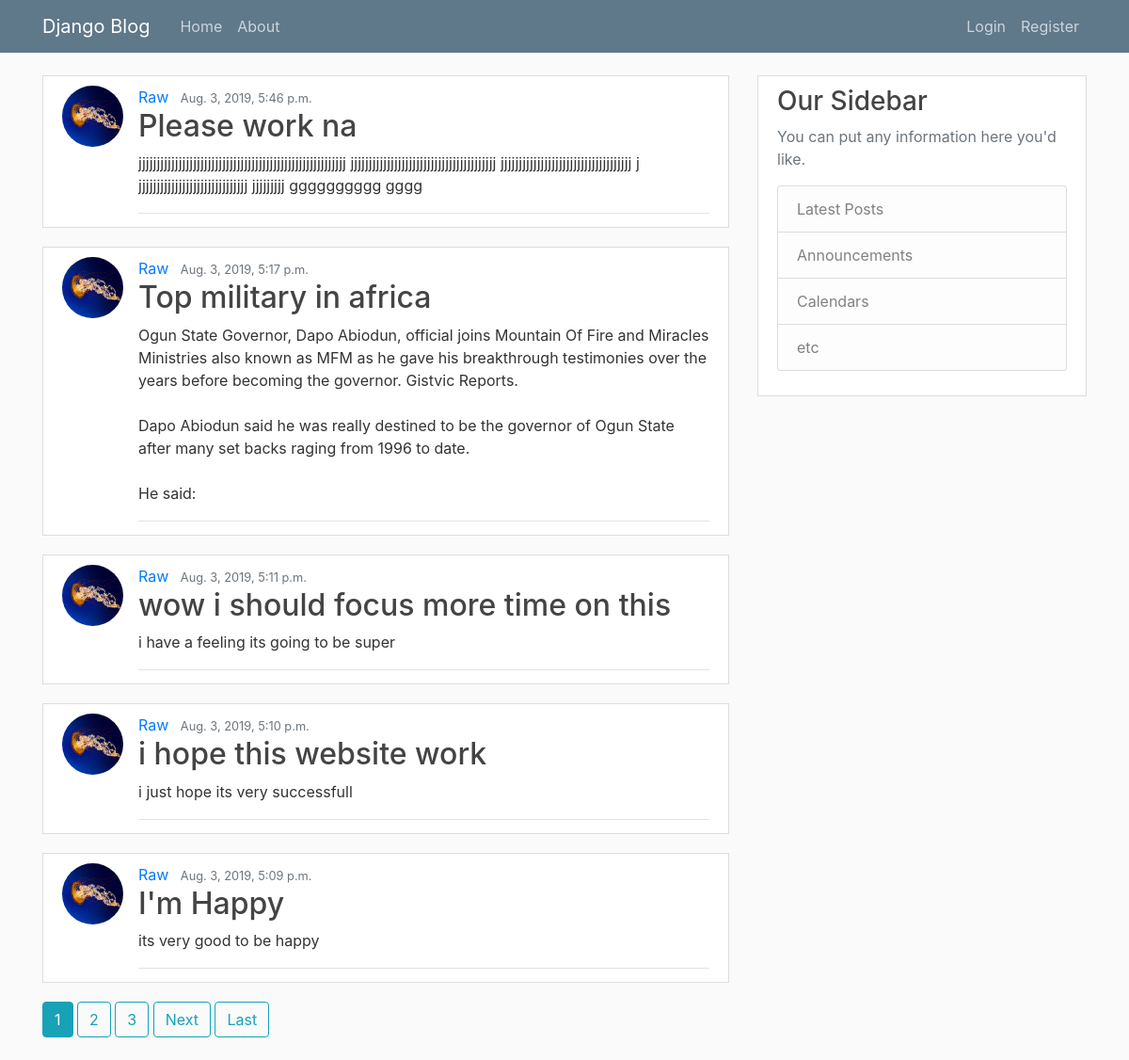
The page / on the database its author committed.
### blog/models.py (models this page shows, shortened)
@python_2_unicode_compatible
class Post(models.Model, HitCountMixin):
    tittle = models.CharField(max_length=100)
    content = models.TextField()
    date_posted = models.DateTimeField(default=timezone.now)
    author = models.ForeignKey(User, on_delete=models.CASCADE)
    hit_count_generic = GenericRelation(
        HitCount, object_id_field='object_pk',
        related_query_name='hit_count_generic_relation')

### users/models.py (models this page shows, shortened)
class Profile(models.Model):
	user = models.OneToOneField(User, on_delete=models.CASCADE)
	image = models.ImageField(default='default.jpg', upload_to='profile_pics')

### blog/views.py (the view)
# urls.py: path('', PostListView.as_view(), name='blog-home'),
class PostListView(ListView):
    model = Post
    template_name = 'blog/home.html'  # <app>/<model>_<viewtype>.html
    context_object_name = 'posts'
    ordering = ['-date_posted']
    paginate_by = 5

### blog/templates/blog/home.html (shortened to what this page needs)
{% extends "blog/base.html" %}
{% block content %}
	{% for post in posts %}
	<article class="media content-section">
    <img class="rounded-circle article-img" src="{{ post.author.profile.image.url }}">
  <div class="media-body">
    <div class="article-metadata">
      <a class="mr-2" href="{% url 'user-posts' post.author.username %}">{{ post.author }}</a>
      <small class="text-muted">{{ post.date_posted }}</small>
    <h2><a class="article-title" href="{% url 'post-detail' post.id %}">{{ post.tittle }}</a></h2>
   <p class="article-content"> {{ post.content }} </p>
  </div>
  </div>
</article>
	{% endfor %}
  {% if is_paginated %}
  {% for num in page_obj.paginator.page_range %}
    {%if page_obj.number == num %}
    <a class="btn btn-info mb-4" href="?page={{ num }}">{{ num }}</a>
    {%  elif num > page_obj.number|add:'-3' and num < page_obj.number|add:'3' %}
    <a class="btn btn-outline-info mb-4" href="?page={{ num }}">{{ num }}</a>
    {% endif %}
  {% endfor %}
{% if page_obj.has_next %}
      <a class="btn btn-outline-info mb-4" href="?page={{ page_obj.next_page_number }}">Next</a>
      <a class="btn btn-outline-info mb-4" href="?page={{ page_obj.paginator.num_pages }}">Last</a>
  {% endif %}
  {% endif %}
	{% endblock content %}

### blog/templates/blog/base.html (shortened to what this page needs)
{% load static %}
<!DOCTYPE html>
<html>
<head>
    <link rel="stylesheet" href="https://maxcdn.bootstrapcdn.com/bootstrap/4.0.0/css/bootstrap.min.css">
    <link rel="stylesheet" type="text/css" href="{% static 'blog/main.css' %}">
</head>
<body>
    <header class="site-header">
      <nav class="navbar navbar-expand-md navbar-dark bg-steel fixed-top">
        <div class="container">
          <a class="navbar-brand mr-4" href="{% url 'blog-home' %}">Django Blog</a>
          <div class="collapse navbar-collapse" id="navbarToggle">
            <div class="navbar-nav mr-auto">
              <a class="nav-item nav-link" href="{% url 'blog-home' %}">Home</a>
              <a class="nav-item nav-link" href="{% url 'blog-about' %}">About</a>
            </div>
            <div class="navbar-nav">
              {% if user.is_authenticated %}
                <a class="nav-item nav-link" href="{% url 'post-create' %}">New Post</a>
                <a class="nav-item nav-link" href="{% url 'profile' %}">Profile</a>
                <a class="nav-item nav-link" href="{% url 'logout' %}">Logout</a>
              {% else %}
                <a class="nav-item nav-link" href="{% url 'login' %}">Login</a>
                <a class="nav-item nav-link" href="{% url 'register' %}">Register</a>
              {% endif %}
            </div>
          </div>
        </div>
      </nav>
    </header>
    <main role="main" class="container">
      <div class="row">
        <div class="col-md-8">
          {% block content %}{% endblock %}
        </div>
        <div class="col-md-4">
          <div class="content-section">
            <h3>Our Sidebar</h3>
            <p class='text-muted'>You can put any information here you'd like.
              <ul class="list-group">
                <li class="list-group-item list-group-item-light">Latest Posts</li>
                <li class="list-group-item list-group-item-light">Announcements</li>
                <li class="list-group-item list-group-item-light">Calendars</li>
                <li class="list-group-item list-group-item-light">etc</li>
              </ul>
            </p>
          </div>
        </div>
      </div>
    </main>
</body>
</html>

### blog/static/blog/main.css (style rules this page uses)
body { background: #fafafa; color: #333333; margin-top: 5rem; }
h1, h2, h3, h4, h5, h6 { color: #444444; }
ul { margin: 0; }
.bg-steel { background-color: #5f788a; }
.site-header .navbar-nav .nav-link { color: #cbd5db; }
.content-section { background: #ffffff; padding: 10px 20px; border: 1px solid #dddddd; border-radius: px; margin-bottom: 20px; }
.article-title { color: #444444; }
.article-content { white-space: pre-line; }
.article-img { height: 65px; width: 65px; margin-right: 16px; }
.article-metadata { padding-bottom: 1px; margin-bottom: 4px; border-bottom: 1px solid #e3e3e3 }

### rows shown on the page
Post: author.profile.image (placeholder picture), author "Raw", date_posted "Aug. 3, 2019, 5:46 p.m.", tittle "Please work na", content "jjjjjjjjjjjjjjjjjjjjjjjjjjjjjjjjjjjjjjjjjjjjjjjjjjjjjjjjj jjjjjjjjjjjjjjjjjjjjjjjjjjjjjjjjjjjjjjjj jjjjjjjjjjjjjjjjjjjjjjjjjjjjjjjjjjjj j jjjjjjjjjjjjjjjjjjjjjjjjjjjjjj jjjjjjjjj gggggggggg gggg"
Post: author.profile.image (placeholder picture), author "Raw", date_posted "Aug. 3, 2019, 5:17 p.m.", tittle "Top military in africa", content "Ogun State Governor, Dapo Abiodun, official joins Mountain Of Fire and Miracles Ministries also known as MFM as he gave his breakthrough testimonies over the years before becoming the governor. Gistvic Reports. Dapo Abiodun said he was really destined to be the governor of Ogun State after many set backs raging from 1996 to date. He said:"
Post: author.profile.image (placeholder picture), author "Raw", date_posted "Aug. 3, 2019, 5:11 p.m.", tittle "wow i should focus more time on this", content "i have a feeling its going to be super"
Post: author.profile.image (placeholder picture), author "Raw", date_posted "Aug. 3, 2019, 5:10 p.m.", tittle "i hope this website work", content "i just hope its very successfull"
Post: author.profile.image (placeholder picture), author "Raw", date_posted "Aug. 3, 2019, 5:09 p.m.", tittle "I'm Happy", content "its very good to be happy"

### other values the page prints
{{ num }} "1"
{{ num }} "2" "3"
